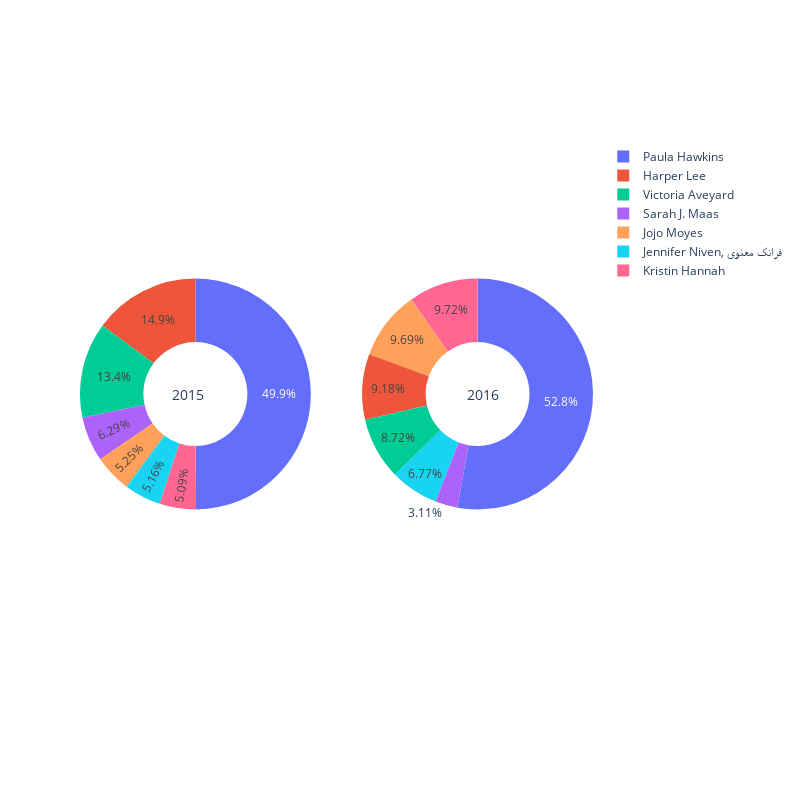

Notebook cell for this chart:
### Markdown cell above
### Number of Authors Ratings Rates
    Author : Vamsidhar
    
    This function takes in a dataframe and returns the Number of Authors Ratings Rates for year 2015 and 2016.
    
    Params:
    -------------------
    input: books_data
           =>dataframe

### Code cell
def getpiechart(books_data):
    df = books_data[books_data.original_publication_year == 2015].iloc[:7,:]
    pie1 = df.ratings_1
    df1 = books_data[books_data.original_publication_year == 2016].iloc[:7,:]
    pie2 = df1.ratings_1
    labels = df.authors.value_counts().index

    fig = make_subplots(rows=1, cols=2, specs=[[{'type':'domain'}, {'type':'domain'}]])
    fig.add_trace(go.Pie(labels=labels, values=pie1, name="Number Of Authors Rates"),
                  1, 1)
    fig.add_trace(go.Pie(labels=labels, values=pie2, name="Number Of Authors Rates"),
                  1, 2)
    fig.update_traces(hole=.45, hoverinfo="label+percent+name")
    fig.update_layout(
        height=800, width=800,
        annotations=[dict(text='2015', x=0.175, y=0.5, font_size=14, showarrow=False),
                     dict(text='2016', x=0.82, y=0.5, font_size=14, showarrow=False)])
    fig.show()
getpiechart(books_data)

### Figure 1 — Plotly figure (JSON) as saved in the notebook; plotly's stock layout.template omitted (floating-point values rounded to 4 significant figures)
{"data": [{"domain": {"x": [0, 0.45], "y": [0, 1]}, "hole": 0.45, "hoverinfo": "label+percent+name", "labels": ["Paula Hawkins", "Kristin Hannah", "Harper Lee", "Victoria Aveyard", "Jojo Moyes", "Sarah J. Maas", "Jennifer Niven, فرانک معنوی"], "name": "Number Of Authors Rates", "type": "pie", "values": [27773, 2829, 8284, 7454, 2923, 3499, 2871]}, {"domain": {"x": [0.55, 1], "y": [0, 1]}, "hole": 0.45, "hoverinfo": "label+percent+name", "labels": ["Paula Hawkins", "Kristin Hannah", "Harper Lee", "Victoria Aveyard", "Jojo Moyes", "Sarah J. Maas", "Jennifer Niven, فرانک معنوی"], "name": "Number Of Authors Rates", "type": "pie", "values": [15828, 2913, 2752, 2615, 2905, 931, 2029]}], "layout": {"annotations": [{"font": {"size": 14}, "showarrow": false, "text": "2015", "x": 0.175, "y": 0.5}, {"font": {"size": 14}, "showarrow": false, "text": "2016", "x": 0.82, "y": 0.5}], "height": 800, "width": 800}}
